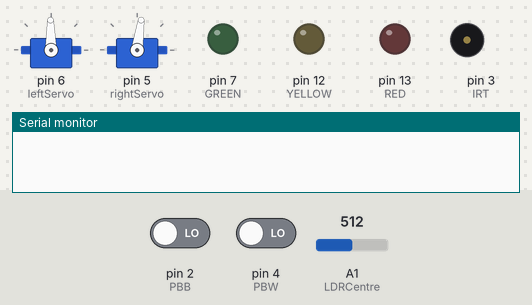
Simulated run of this sketch. Board: Arduino Uno, built with avr-gcc and run on an emulated ATmega328P. On the bench: 2 × servo, output pins drawn as LEDs (lit = HIGH), buzzer (waves = sounding), the last lines printed to the serial monitor. The inputs (shaded band) are chosen by the test bench; at power-on: pin 4 (PBW) LOW, pin 2 (PBB) LOW, A1 (LDRCentre) = 512.

Above: at 0.8 s.
0.9 s: pin 4 (PBW) driven HIGH
At 4.1 s:
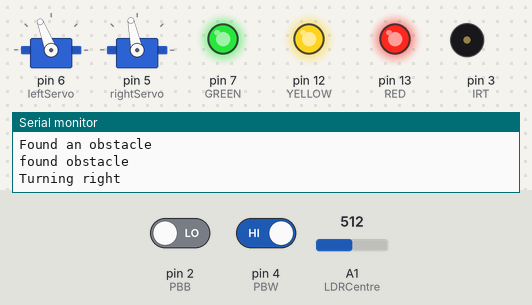
At 9.8 s:
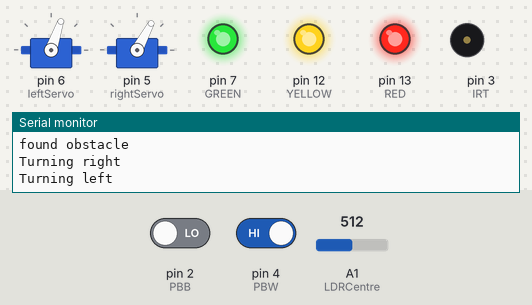
Timing chart, 0 to 11.7 s (numbered marks = the images above; inputs shaded):
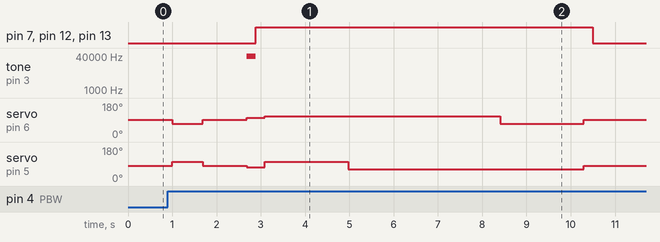

Measured:
- after the input at 0.9 s, pin 7 (GREEN), pin 12 (YELLOW): LOW → HIGH after 2.0 s, → LOW 7.6 s later

The sketch:

Assignment.ino
```cpp
#include <Servo.h>
Servo leftServo;
Servo rightServo;

#define StopR 82
#define StopL 91

#define GREEN 7
#define YELLOW 12
#define RED 13

#define PBW 4
#define PBB 2

#define LDRRight A0
#define LDRCentre A1
#define LDRLeft A2

#define IRR 2
#define IRT 3

bool first = 1;

int darkMax;

int IRValue = HIGH;

bool found;

String instructionValues[] {
  "2211", //Turn left instruction [0]
  "1212", //Turn right instruction [1]
  "1121", //U-turn instruction [2]
  "1221", //Stop instruction [3]
  "2112", //BOOGIE! instruction [4]
};


void setup() {
  // put your setup code here, to run once:
  Serial.begin(9600); // Initialize serial communications with the PC

  pinMode(GREEN, OUTPUT);
  pinMode(YELLOW, OUTPUT);
  pinMode(RED, OUTPUT);

  pinMode(PBW, INPUT);
  pinMode(PBB, INPUT);

  pinMode(LDRRight, INPUT);
  pinMode(LDRCentre, INPUT);
  pinMode(LDRLeft, INPUT);

  pinMode(IRT, OUTPUT); // TX pin
  pinMode(IRR, INPUT); // RX pin

  leftServo.attach(6);
  rightServo.attach(5);

  Stop();
  while (digitalRead(PBW) == HIGH) {}; // Start when button released
  while (digitalRead(PBW) == LOW) {};
  darkMax = calibrateDark();
  delay(1000);

}

void loop() {
  // put your main code here, to run repeatedly:

  String barcodeSeq = "";
  while (barcodeSeq == "") {
    setSpeed(10, 10);
    detect();
    if (found != 0) {
      Serial.println("found obstacle");
      avoidObstacle();
      found = 0;
    }

    bool foundBarCode = checkforBarcode();
    if (foundBarCode || first) {
      Serial.println("found barcode");
      barcodeSeq = barcodePattern();
      foundBarCode = 0;
      first = 0;
    }
  }
  Serial.println("doing instruction");
  Serial.println(barcodeSeq);
  instruction(barcodeSeq);

}


//Functions from here

void setLEDs(int green_s, int yellow_s, int red_s) { // Sets up the LEDs
  digitalWrite(GREEN, green_s);
  digitalWrite(YELLOW, yellow_s);
  digitalWrite(RED, red_s);
}

void Start() {
  while (digitalRead(PBW) == HIGH) {}; // Start when button released
  while (digitalRead(PBW) == LOW) {};
  setLEDs(0, 0, 1);
  delay(500);
  setLEDs(0, 1, 0);
  delay(500);
  setLEDs(1, 0, 0);
  delay(500);
  setLEDs(0, 0, 0);
}

void setSpeed(int Right, int Left) {
  rightServo.write(StopR + (-Right));
  leftServo.write(StopL + (Left));
}

void Stop() { //function to make the robot to Stop
  setSpeed(0, 0);
}

void moveStraight(int Distance) { //function to make the robot go a distance (Forward and backwards)
  if (Distance < 0) {
    setSpeed(-20, -20);
    delay((137) * -(Distance));
  }
  else if (Distance > 0) {
    setSpeed(20, 20);
    delay((137)*Distance);
  }
  else {
    Serial.println("No distance to go");
  }
}

void Turn(int Degree) { // function to make the robot turn clockwise(+) and counterclockwise(-)
  if (Degree < 0) {
    Serial.println("Turning left");
    setSpeed(20, -20);
    delay((21) * -(Degree));
  }
  else if (Degree > 0) {
    Serial.println("Turning right");
    setSpeed(-20, 20);
    delay((21)*Degree);
  }
  else {
    Serial.println("No turn necessary");
  }
}

void twerk() { //Makes the robot dance (Boogie!)
  int startmillis = millis();
  const int duration = 20000;
  Turn(-7);
  while (millis() - startmillis < duration) {
    setLEDs(1, 1, 1);
    Turn(14);
    delay(25);
    setLEDs(0, 0, 0);
    Turn(-14);
    delay(25);
  }
  Turn(7);
}

int LDRAverage() { //filter for the LDR to use average readings instead
  int average = 0;
  for (int i = 0; i < 5; i++) {
    average = average + analogRead(LDRCentre);
  }
  average = average / 5;
}

int calibrateDark() { //Calibrates the first dark stripe
  int darkValues;
  int darkMax = 1000;
  for (int i = 0; i < 10; i++) {
    if (analogRead(LDRCentre) < darkMax)
      darkMax = analogRead(LDRCentre) + 10;
    delay(10);
  }
  moveStraight(-5);
  Stop();
  return darkMax;
}

String barcodePattern() {
  String barcodeSeq;
  for (int i = 0; i < 4; i++) {
    char barType = barcodeType();
    barcodeSeq += barType;
  }
  return barcodeSeq;
}

char barcodeType() { // reads and seperate the differents barcode type
  int barLength = 0;
  char barType;
  int average;
  while ((average = LDRAverage()) > darkMax) {
  }
  int initMillis = millis();
  while ((average = LDRAverage()) < darkMax + 100) {
    Serial.print("LDRCentre value: ");
    Serial.println(average = LDRAverage());
  }
  barLength = millis() - initMillis;
  Serial.print("barLength: ");
  Serial.println(barLength);
  if (barLength >= 100 && barLength <= 800) {
    setLEDs(0, 0, 0);
    barType = '1';
    setLEDs(1, 0, 0);
    Serial.println("found barcode type 1");
  }
  else if (barLength >= 801) {
    setLEDs(0, 0, 0);
    barType = '2';
    setLEDs(0, 1, 0);
    Serial.println("found barcode type 2");
  }
  if (barType != '0')
    return barType;
  setLEDs(0, 0, 0);
}


void instruction(String s) { // Diffrent instructions for the barcodes
  if (s == instructionValues[0] /*Turn Left*/) {
    setLEDs(1, 0, 0); //Turn green light on
    Turn(-90); //Turn left
    setLEDs(0, 0, 0); //Turn off lights
  }
  else if (s == instructionValues[1] /*Turn right*/) {
    setLEDs(0, 1, 0); //Turn on yellow light
    Turn(90); // Turn right
    setLEDs(0, 0, 0); //Turn off lights
  }
  else if (s == instructionValues[2] /*Uturn*/) {
    setLEDs(1, 1, 0); //Turns green and yellow lights on
    Turn(180); //Turns 180 degrees around
    moveStraight(15);
    setLEDs(0, 0, 0); //Turn off lights
  }
  else if (s == instructionValues[3] /*Stop*/) {
    int i = 0;
    setLEDs(0, 0, 1); // Turn red light on
    Stop(); //Stops the motor
    while ( i = 0 ) {}
  }
  else if (s == instructionValues[4] /*BOOGIE!*/) {
    moveStraight(10);
    twerk();
  }
  else {
    Stop();
    for (int i = 0; i < 5; i++) {
      setLEDs(0, 0, 1);
      delay(200);
      setLEDs(0, 0, 0);
    }
  }
}

bool checkforBarcode() { //Looks for a barcode to read
  long startTime = millis();
  bool foundBlack = 0;
  int average;
  while ((millis() - startTime < 100) && !foundBlack) {
    if ((average = LDRAverage()) < darkMax) {
      foundBlack = 1;
    }
    return foundBlack;
  }
}

int detect() { // Turns on the ir so it can send and recive data
  tone (IRT, 38000);
  delay(200);
  IRValue = digitalRead(IRR);
  obstacle();
  noTone(IRT);
}

bool obstacle() {
  if (IRValue == LOW) {
    Serial.println("Found an obstacle");
    found = 1;
  }
  else if (IRValue == HIGH) {
    //Serial.println("No obstacle detected");
    found = 0;
  }
  else {
    Serial.println("Wierd");
  }
}

void avoidObstacle() { // Avoid an obstacle sequence
  setLEDs(1, 1, 1);
  delay(200);
  Turn(90);
  moveStraight(25);
  Turn(-90);
  Stop();
  delay(200);
  setLEDs(0, 0, 0);
}
```
